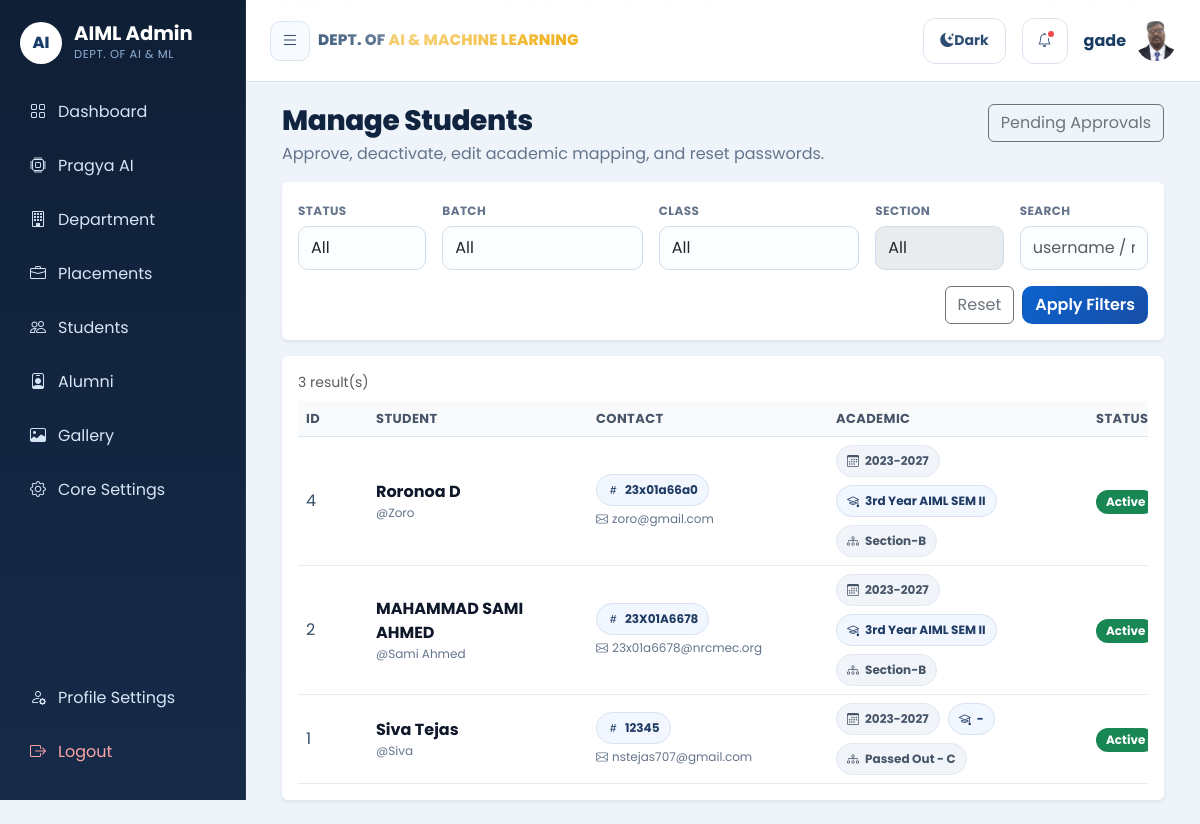
The page /admin/students/manage_users.php (signed in) on the database its author committed.
### tables this page shows
CREATE TABLE `students` (
  `id` int(11) NOT NULL,
  `username` varchar(200) NOT NULL COMMENT 'user name',
  `password` varchar(255) NOT NULL COMMENT 'user password is stored',
  `mail_id` varchar(500) NOT NULL COMMENT 'user mail_id is stored',
  `firstname` varchar(50) DEFAULT NULL,
  `lastname` varchar(50) DEFAULT NULL,
  `gender` varchar(20) DEFAULT NULL,
  `address` varchar(255) DEFAULT NULL,
  `mobile_no` varchar(15) DEFAULT NULL,
  `batch_id` int(11) NOT NULL,
  `stream_id` int(11) NOT NULL,
  `section` varchar(10) DEFAULT NULL COMMENT 'section',
  `admission_id` varchar(300) NOT NULL COMMENT 'Admission Id',
  `image` varchar(500) DEFAULT NULL,
  `created_on` timestamp NOT NULL DEFAULT current_timestamp() COMMENT 'customer created date and time is stored',
  `last_access` timestamp NULL DEFAULT current_timestamp() ON UPDATE current_timestamp(),
  `status` int(11) NOT NULL DEFAULT 0,
  `is_alumni` tinyint(1) NOT NULL DEFAULT 0,
  `alumni_original_section_id` int(11) DEFAULT NULL,
  `alumni_original_section_label` varchar(20) DEFAULT NULL,
  `alumni_graduated_on` date DEFAULT NULL,
  `user_type` enum('student','alumni') NOT NULL DEFAULT 'student',
  `passout_year` year(4) DEFAULT NULL,
  `role` enum('student','alumni','admin') NOT NULL DEFAULT 'student'
);

CREATE TABLE `year_batch` (
  `id` int(11) NOT NULL,
  `batch` varchar(500) NOT NULL
);

CREATE TABLE `class` (
  `id` int(11) NOT NULL,
  `class_code` varchar(500) NOT NULL,
  `class_name` varchar(500) NOT NULL
);

CREATE TABLE `section` (
  `id` int(11) NOT NULL,
  `class_id` int(11) NOT NULL,
  `section_code` varchar(500) NOT NULL,
  `section_name` varchar(500) NOT NULL,
  `batch_id` int(11) NOT NULL DEFAULT 0
);

### admin/students/manage_users.php (the view, shortened to what the rows shown need)
<?php
require_once(LIB_PATH . '/functions.class.php');
$fcObj = new DataFunctions();
$tbUsers = TB_USERS;
include_once(__DIR__ . '/../layout/main_header.php');
$q = isset($_GET['q']) ? trim((string)$_GET['q']) : '';
$filters = array(
    'limit' => 200,
    'q' => $q
);
$users = $fcObj->adminGetUsersList($tbUsers, $filters);
?>
<div class="container-fluid">
    <div class="manage-users-page">
        <div class="card border-0 shadow-sm">
            <div class="card-body">
                <div class="table-responsive">
                    <table class="table table-hover align-middle mb-0 user-table">
                        <thead class="table-light">
                            <tr>
                                <th style="min-width:70px;">ID</th>
                                <th style="min-width:220px;">Student</th>
                                <th style="min-width:240px;">Contact</th>
                                <th style="min-width:260px;">Academic</th>
                                <th style="min-width:110px;">Status</th>
                            </tr>
                        </thead>
                        <tbody>
                            <?php if (empty($users)) { ?>
                                <tr><td colspan="6" class="text-muted py-4 text-center">No users found.</td></tr>
                            <?php } else { ?>
                                <?php foreach ($users as $u) { ?>
                                    <?php
                                        $uId = (int)($u['id'] ?? 0);
                                        $statusVal = (int)($u['status'] ?? 0);
                                        $statusLabel = $statusVal === 1 ? 'Active' : ($statusVal === 2 ? 'Inactive' : 'Pending');
                                        $statusClass = $statusVal === 1 ? 'bg-success' : ($statusVal === 2 ? 'bg-secondary' : 'bg-warning text-dark');
                                        $studentName = trim((string)($u['firstname'] ?? '') . ' ' . (string)($u['lastname'] ?? ''));
                                        $username = (string)($u['username'] ?? '');
                                        $batchName = trim((string)($u['batch_name'] ?? ''));
                                        $className = trim((string)($u['class_name'] ?? ''));
                                        $sectionName = trim((string)($u['section_name'] ?? ''));
                                        $email = (string)($u['mail_id'] ?? '');
                                        $roll = (string)($u['admission_id'] ?? '');
                                    ?>
                                    <tr>
                                        <td><?php echo $uId; ?></td>
                                        <td>
                                            <div class="cell-title"><?php echo htmlspecialchars($studentName, ENT_QUOTES, 'UTF-8'); ?></div>
                                            <?php if ($username !== '') { ?>
                                                <div class="cell-sub">@<?php echo htmlspecialchars($username, ENT_QUOTES, 'UTF-8'); ?></div>
                                            <?php } ?>
                                        </td>
                                        <td>
                                            <div class="d-flex flex-wrap gap-2 align-items-center">
                                                <span class="pill"><i class="bi bi-hash"></i><?php echo htmlspecialchars($roll !== '' ? $roll : '-', ENT_QUOTES, 'UTF-8'); ?></span>
                                            </div>
                                            <?php if ($email !== '') { ?>
                                                <div class="cell-sub mt-1 text-truncate" style="max-width: 280px;">
                                                    <i class="bi bi-envelope me-1"></i><?php echo htmlspecialchars($email, ENT_QUOTES, 'UTF-8'); ?>
                                                </div>
                                            <?php } ?>
                                        </td>
                                        <td>
                                            <div class="d-flex flex-wrap gap-2">
                                                <span class="pill pill-muted"><i class="bi bi-calendar3"></i><?php echo htmlspecialchars($batchName !== '' ? $batchName : '-', ENT_QUOTES, 'UTF-8'); ?></span>
                                                <span class="pill"><i class="bi bi-mortarboard"></i><?php echo htmlspecialchars($className !== '' ? $className : '-', ENT_QUOTES, 'UTF-8'); ?></span>
                                                <span class="pill pill-muted"><i class="bi bi-diagram-3"></i><?php echo htmlspecialchars($sectionName !== '' ? $sectionName : '-', ENT_QUOTES, 'UTF-8'); ?></span>
                                            </div>
                                        </td>
                                        <td><span class="badge <?php echo $statusClass; ?>"><?php echo $statusLabel; ?></span></td>
                                    </tr>
                                <?php } ?>
                            <?php } ?>
                        </tbody>
                    </table>
                </div>
            </div>
        </div>
    </div>
</div>
<?php include_once(__DIR__ . '/../layout/footer.php'); ?>

### rows shown on the page
students: id "4", studentName "Roronoa D", username "Zoro", admission "23x01a66a0", mail "zoro@gmail.com", year_batch.batch "2023-2027", class.class_name "3rd Year AIML SEM II", section.section_name "Section-B", status "Active"
students: id "2", studentName "MAHAMMAD SAMI AHMED", username "Sami Ahmed", admission "23X01A6678", mail "23x01a6678@nrcmec.org", year_batch.batch "2023-2027", class.class_name "3rd Year AIML SEM II", section.section_name "Section-B", status "Active"
students: id "1", studentName "Siva Tejas", username "Siva", admission "12345", mail "nstejas707@gmail.com", year_batch.batch "2023-2027", className "-", section.section_name "Passed Out - C", status "Active"

### other values the page prints
$item['label'] "Dashboard"
$item['label'] "Pragya AI"
$item['label'] "Department"
$item['label'] "Placements"
$item['label'] "Students"
$item['label'] "Alumni"
$item['label'] "Gallery"
$item['label'] "Core Settings"
$adminFirstName "gade"
count($users) "3"
